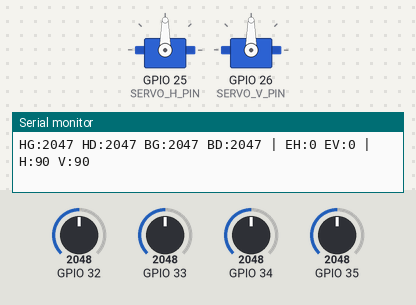
Bench run of a sketch on a simulated ESP32. Shown: 2 × servo, the last lines printed to the serial monitor. The test bench sets the inputs (shaded band); at power-on: GPIO 32 = 2048, GPIO 33 = 2048, GPIO 34 = 2048, GPIO 35 = 2048 (analog values on the 0–4095 scale).

Above: at 3.2 s.
3.3 s: GPIO 32 set to 2180
4.8 s: GPIO 32 set to 2270
At 5.89 s:
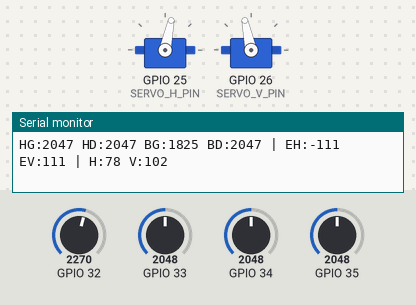
7.8 s: GPIO 33 set to 2081
10.8 s: GPIO 33 set to 2139
At 10.8 s:
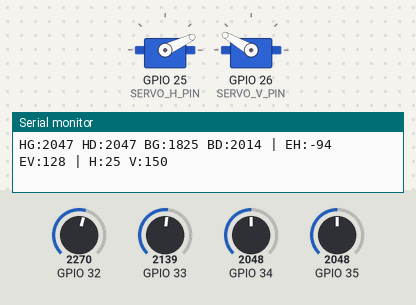
12.3 s: GPIO 34 set to 2481
At 12.56 s:
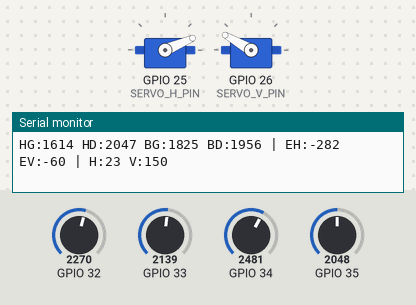
14.2 s: GPIO 34 set to 2583
At 15.34 s:
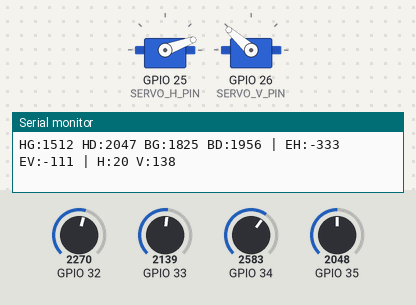
Timing chart, 0 to 20.4 s (numbered marks = the images above; inputs shaded):
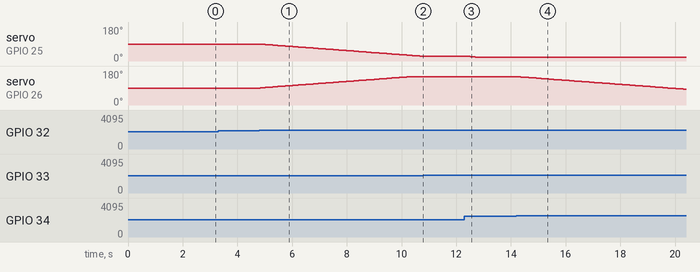

Measured:
- the behaviour switches between 2208 and 2209 on GPIO 32 (found by bisection; images 0 and 1)
- the behaviour switches between 2108 and 2109 on GPIO 33 (found by bisection; images 1 and 2)
- the behaviour switches between 2522 and 2523 on GPIO 34 (found by bisection; images 3 and 4)
- after the input at 4.8 s, servo on GPIO 25 (SERVO_H_PIN): moves from 90° to 57° over 3.0 s, starting at once; servo on GPIO 26 (SERVO_V_PIN): moves from 90° to 123° over 3.0 s, starting at once
- after the input at 10.8 s, servo on GPIO 25 (SERVO_H_PIN): stays 25° (without the input it goes to 24° after 0.05 s)
- after the input at 12.3 s, servo on GPIO 25 (SERVO_H_PIN): moves from 25° to 20° over 0.37 s, starting after 0.12 s
- after the input at 14.2 s, servo on GPIO 26 (SERVO_V_PIN): moves from 150° to 83° over 6.1 s, starting after 0.07 s

The sketch:

Test_Tracking_Automatique.ino
```cpp
#include <ESP32Servo.h>

// =============================================
// TEST TRACKING AUTOMATIQUE
// Smart Solar Tracker IoT
// ESP32 + 4 LDR + 2 servomoteurs
// =============================================

// -------- LDR --------
#define LDR_HG 34   // Haut gauche
#define LDR_HD 35   // Haut droite
#define LDR_BG 32   // Bas gauche
#define LDR_BD 33   // Bas droite

// -------- SERVOS --------
#define SERVO_H_PIN 25
#define SERVO_V_PIN 26

Servo servoH;
Servo servoV;

// Position initiale
int posH = 90;
int posV = 90;

// Limites mécaniques de sécurité
const int H_MIN = 20;
const int H_MAX = 160;

const int V_MIN = 30;
const int V_MAX = 150;

// Pas de déplacement
const int PAS = 1;

// Tolérance de départ
const int TOLERANCE = 80;

// Valeurs LDR
int HG;
int HD;
int BG;
int BD;

// Moyennes
int haut;
int bas;
int gauche;
int droite;

// Erreurs
int erreurH;
int erreurV;


// =============================================
// LECTURE MOYENNÉE D'UN LDR
// =============================================

int lireLDR(int pin) {

  long somme = 0;

  // Moyenne de 5 mesures
  for (int i = 0; i < 5; i++) {

    somme += analogRead(pin);

    delay(2);
  }

  int valeur = somme / 5;

  // Nos LDR donnent une valeur faible avec
  // beaucoup de lumière.
  // On inverse donc la mesure.
  return 4095 - valeur;
}


// =============================================
// SETUP
// =============================================

void setup() {

  Serial.begin(115200);

  analogReadResolution(12);

  // Configuration servomoteur horizontal
  servoH.setPeriodHertz(50);
  servoH.attach(
    SERVO_H_PIN,
    500,
    2400
  );

  // Configuration servomoteur vertical
  servoV.setPeriodHertz(50);
  servoV.attach(
    SERVO_V_PIN,
    500,
    2400
  );

  // Position centrale
  servoH.write(posH);
  servoV.write(posV);

  delay(2000);

  Serial.println();
  Serial.println("=================================");
  Serial.println(" TEST TRACKING AUTOMATIQUE");
  Serial.println(" Smart Solar Tracker IoT");
  Serial.println("=================================");
}


// =============================================
// LOOP
// =============================================

void loop() {

  // -----------------------------
  // 1. Lecture des quatre LDR
  // -----------------------------

  HG = lireLDR(LDR_HG);
  HD = lireLDR(LDR_HD);
  BG = lireLDR(LDR_BG);
  BD = lireLDR(LDR_BD);


  // -----------------------------
  // 2. Calcul des moyennes
  // -----------------------------

  haut = (HG + HD) / 2;
  bas = (BG + BD) / 2;

  gauche = (HG + BG) / 2;
  droite = (HD + BD) / 2;


  // -----------------------------
  // 3. Calcul des erreurs
  // -----------------------------

  erreurH = gauche - droite;
  erreurV = haut - bas;


  // -----------------------------
  // 4. Commande horizontale
  // -----------------------------

  if (erreurH > TOLERANCE) {

    posH += PAS;

  }
  else if (erreurH < -TOLERANCE) {

    posH -= PAS;
  }


  // -----------------------------
  // 5. Commande verticale
  // -----------------------------

  if (erreurV > TOLERANCE) {

    posV += PAS;

  }
  else if (erreurV < -TOLERANCE) {

    posV -= PAS;
  }


  // -----------------------------
  // 6. Limites mécaniques
  // -----------------------------

  posH = constrain(posH, H_MIN, H_MAX);
  posV = constrain(posV, V_MIN, V_MAX);


  // -----------------------------
  // 7. Déplacement servomoteurs
  // -----------------------------

  servoH.write(posH);
  servoV.write(posV);


  // -----------------------------
  // 8. Affichage moniteur série
  // -----------------------------

  Serial.print("HG:");
  Serial.print(HG);

  Serial.print(" HD:");
  Serial.print(HD);

  Serial.print(" BG:");
  Serial.print(BG);

  Serial.print(" BD:");
  Serial.print(BD);

  Serial.print(" | EH:");
  Serial.print(erreurH);

  Serial.print(" EV:");
  Serial.print(erreurV);

  Serial.print(" | H:");
  Serial.print(posH);

  Serial.print(" V:");
  Serial.println(posV);

  delay(50);
}
```
